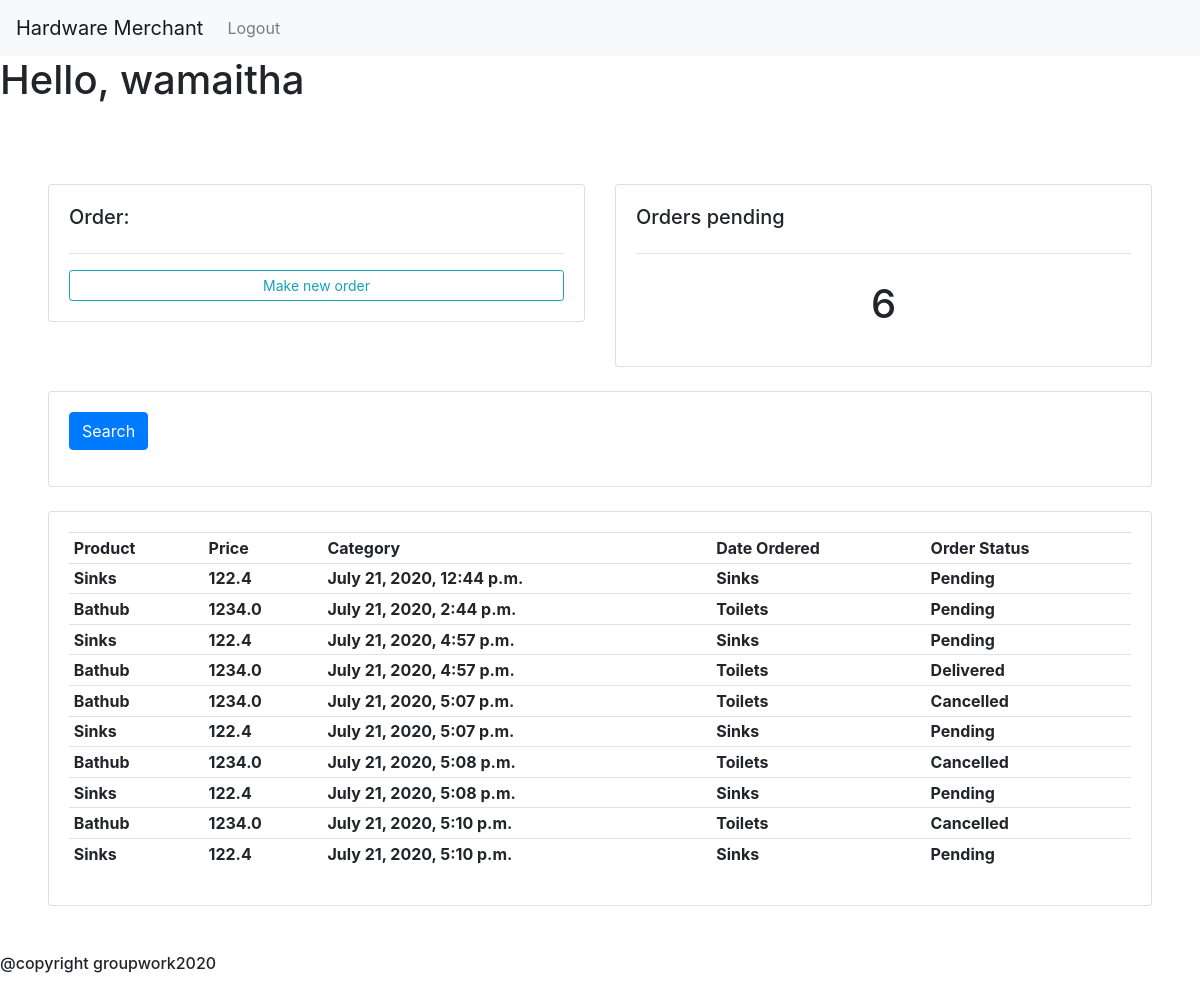
The app's page /customer/Wamzy/ (signed in) with its own data.
### main/models.py (models this page shows, shortened)
class Order(models.Model):
    STATUS =(
                ('Pending', 'Pending'),
                ('Cancelled', 'Cancelled'),
                ('Delivered', 'Delivered'),
            )
    customer = models.ForeignKey(Customer, null=True, on_delete = models.SET_NULL)
    product =models.ForeignKey(Product, null=True, on_delete = models.SET_NULL)
    status =models.CharField(max_length=200, null=True, choices=STATUS)
    date_created=models.DateTimeField(auto_now_add=True,  null=True)

class Product(models.Model):
    CATEGORY = (
                    ('Sinks', 'Sinks'),
                    ('Pipes', 'Pipes'),
                    ('Toilets', 'Toilets'),
                )
    name=models.CharField(max_length=200, null=True)
    price=models.FloatField(max_length=200, null=True)
    category=models.CharField(max_length=200, null=True,choices=CATEGORY)
    description=models.CharField(max_length=200, null=True, blank=True)
    date_created=models.DateTimeField(auto_now_add=True,  null=True)
    image_url = models.CharField(max_length=200, null=True,default='https://upload.wikimedia.org/wikipedia/commons/8/89/Portrait_Placeholder.png' )
    stock_number = models.IntegerField(null=True, default=0)

### main/views.py (the view)
# urls.py: path("customer/<slug:username>/", views.customer, name='user'),
@login_required(login_url='main:login')
def customer(request, username):
    username = Customer.objects.get(name=username)
    orders = username.order_set.all()
    orders_pending = orders.filter(status='Pending').count()
    context = {
        'username': username,
        'orders': orders,
        'orders_pending': orders_pending
    }
    return render(request, 'main/orders.html', context)

### main/models.py (called while the page is built)
    def __str__(self):
        return self.name

### main/templates/main/orders.html
{% extends 'main/base.html' %}
{% block content%}
	<br>
<div style="margin: 1%; padding: 3%">
<div class="row" >
	<div class="col-md">
		<div class="card card-body">
			<h5>Order:</h5>
			<hr>
			<a class="btn btn-outline-info  btn-sm btn-block" href="{% url 'main:createorder' username %}">Make new order</a>
		</div>
	</div>
	<div class="col-md">
		<div class="card card-body">
			<h5>Orders pending</h5>
			<hr>
			<h1 style="text-align: center;padding: 10px">{{ orders_pending }}</h1>
		</div>
	</div>
</div>
<br>
<div class="row">
	<div class="col">
		<div class="card card-body">
			<form method="get">
		    <button class="btn btn-primary" type="submit">Search</button>
		  </form>
		</div>
	</div>
</div>
<br>
      <div class="row">
        <div class="col-md">
            <div class="card card-body">
                <table class="table table-sm">
                    <tr>
                        <th>Product</th>
                        <th>Price</th>
                        <th>Category</th>
                        <th>Date Ordered</th>
                        <th>Order Status</th>
                    </tr>
                      {% for order in orders %}
                    <tr>
                        <th>  {{order.product.name}}</th>
                        <th>  {{order.product.price}}</th>
                        <th>  {{order.date_created}}</th>
                        <th>  {{order.product.category}}</th>
                        <th>  {{order.status}}</th>
                    </tr>
                    {% endfor %}
                </table>
            </div>
        </div>
    </div>
</div>
{% endblock %}

### main/templates/main/base.html (shortened to what this page needs)
{% load static %}
<html lang="en">
  <head>
    <link rel="stylesheet" href="https://stackpath.bootstrapcdn.com/bootstrap/4.5.0/css/bootstrap.min.css">
  </head>
  <body>
    <nav class="navbar navbar-expand-lg navbar-light bg-light">
  <a class="navbar-brand" href="#"> Hardware Merchant</a>
  <div class="collapse navbar-collapse" id="navbarNav">
    <ul class="navbar-nav">
      <li class="nav-item">
        <a class="nav-link" href="{% url 'main:logout' %}">Logout</a>
      </li>
    </ul>
  </div>
</nav>
            <h1 class="user">Hello, {{request.user}}</h1>
    {% block content %}
    {% endblock %}
    <h6>@copyright groupwork2020</h6>
  </body>
</html>

### records on screen
Order: product.name "Sinks", product.price "122.4", date_created "July 21, 2020, 12:44 p.m.", product.category "Sinks", status "Pending"
Order: product.name "Bathub", product.price "1234.0", date_created "July 21, 2020, 2:44 p.m.", product.category "Toilets", status "Pending"
Order: product.name "Sinks", product.price "122.4", date_created "July 21, 2020, 4:57 p.m.", product.category "Sinks", status "Pending"
Order: product.name "Bathub", product.price "1234.0", date_created "July 21, 2020, 4:57 p.m.", product.category "Toilets", status "Delivered"
Order: product.name "Bathub", product.price "1234.0", date_created "July 21, 2020, 5:07 p.m.", product.category "Toilets", status "Cancelled"
Order: product.name "Sinks", product.price "122.4", date_created "July 21, 2020, 5:07 p.m.", product.category "Sinks", status "Pending"
Order: product.name "Bathub", product.price "1234.0", date_created "July 21, 2020, 5:08 p.m.", product.category "Toilets", status "Cancelled"
Order: product.name "Sinks", product.price "122.4", date_created "July 21, 2020, 5:08 p.m.", product.category "Sinks", status "Pending"
Order: product.name "Bathub", product.price "1234.0", date_created "July 21, 2020, 5:10 p.m.", product.category "Toilets", status "Cancelled"
Order: product.name "Sinks", product.price "122.4", date_created "July 21, 2020, 5:10 p.m.", product.category "Sinks", status "Pending"

### other values on screen
{{ request.user }} "wamaitha"
{{ orders_pending }} "6"
